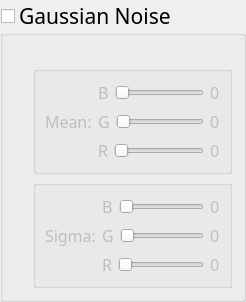
         <widget class="QGroupBox" name="groupBox_GaussianNoise">
          <property name="font">
           <font>
            <family>Microsoft YaHei Light</family>
            <pointsize>16</pointsize>
           </font>
          </property>
          <property name="title">
           <string>Gaussian Noise</string>
          </property>
          <property name="checkable">
           <bool>true</bool>
          </property>
          <property name="checked">
           <bool>false</bool>
          </property>
          <layout class="QVBoxLayout" name="verticalLayout_5">
           <property name="leftMargin">
            <number>30</number>
           </property>
           <property name="topMargin">
            <number>30</number>
           </property>
           <item>
            <widget class="QGroupBox" name="horizontalGroupBox_3">
             <layout class="QHBoxLayout" name="horizontalLayout_9" stretch="1,8">
              <item>
               <widget class="QLabel" name="label_4">
                <property name="font">
                 <font>
                  <family>Microsoft YaHei Light</family>
                  <pointsize>12</pointsize>
                 </font>
                </property>
                <property name="text">
                 <string>Mean:</string>
                </property>
               </widget>
              </item>
              <item>
               <layout class="QVBoxLayout" name="verticalLayout_6">
                <item>
                 <layout class="QHBoxLayout" name="horizontalLayout_10" stretch="1,10,1">
                  <item>
                   <widget class="QLabel" name="label_5">
                    <property name="font">
                     <font>
                      <family>Microsoft YaHei Light</family>
                      <pointsize>12</pointsize>
                     </font>
                    </property>
                    <property name="text">
                     <string>B</string>
                    </property>
                   </widget>
                  </item>
                  <item>
                   <widget class="QSlider" name="horizontalSlider_MeanB">
                    <property name="maximum">
                     <number>255</number>
                    </property>
                    <property name="orientation">
                     <enum>Qt::Horizontal</enum>
                    </property>
                   </widget>
                  </item>
                  <item>
                   <widget class="QLabel" name="label_MeanR">
                    <property name="font">
                     <font>
                      <family>Microsoft YaHei Light</family>
                      <pointsize>12</pointsize>
                     </font>
                    </property>
                    <property name="text">
                     <string>0</string>
                    </property>
                   </widget>
                  </item>
                 </layout>
                </item>
                <item>
                 <layout class="QHBoxLayout" name="horizontalLayout_11" stretch="1,10,1">
                  <item>
                   <widget class="QLabel" name="label_6">
                    <property name="font">
                     <font>
                      <family>Microsoft YaHei Light</family>
                      <pointsize>12</pointsize>
                     </font>
                    </property>
                    <property name="text">
                     <string>G</string>
                    </property>
                   </widget>
                  </item>
                  <item>
                   <widget class="QSlider" name="horizontalSlider_MeanG">
                    <property name="maximum">
                     <number>255</number>
                    </property>
                    <property name="orientation">
                     <enum>Qt::Horizontal</enum>
                    </property>
                   </widget>
                  </item>
                  <item>
                   <widget class="QLabel" name="label_MeanG">
                    <property name="font">
                     <font>
                      <family>Microsoft YaHei Light</family>
                      <pointsize>12</pointsize>
                     </font>
                    </property>
                    <property name="text">
                     <string>0</string>
                    </property>
                   </widget>
                  </item>
                 </layout>
                </item>
                <item>
                 <layout class="QHBoxLayout" name="horizontalLayout_12" stretch="1,10,1">
                  <item>
                   <widget class="QLabel" name="label_7">
                    <property name="font">
                     <font>
                      <family>Microsoft YaHei Light</family>
                      <pointsize>12</pointsize>
                     </font>
                    </property>
                    <property name="text">
                     <string>R</string>
                    </property>
                   </widget>
                  </item>
                  <item>
                   <widget class="QSlider" name="horizontalSlider_MeanR">
                    <property name="maximum">
                     <number>255</number>
                    </property>
                    <property name="orientation">
                     <enum>Qt::Horizontal</enum>
                    </property>
                   </widget>
                  </item>
                  <item>
                   <widget class="QLabel" name="label_MeanB">
                    <property name="font">
                     <font>
                      <family>Microsoft YaHei Light</family>
                      <pointsize>12</pointsize>
                     </font>
                    </property>
                    <property name="text">
                     <string>0</string>
                    </property>
                   </widget>
                  </item>
                 </layout>
                </item>
               </layout>
              </item>
             </layout>
            </widget>
           </item>
           <item>
            <widget class="QGroupBox" name="horizontalGroupBox_7">
             <layout class="QHBoxLayout" name="horizontalLayout_13" stretch="1,8">
              <item>
               <widget class="QLabel" name="label_11">
                <property name="font">
                 <font>
                  <family>Microsoft YaHei Light</family>
                  <pointsize>12</pointsize>
                 </font>
                </property>
                <property name="text">
                 <string>Sigma:</string>
                </property>
               </widget>
              </item>
              <item>
               <layout class="QVBoxLayout" name="verticalLayout_7">
                <item>
                 <layout class="QHBoxLayout" name="horizontalLayout_14" stretch="1,10,1">
                  <item>
                   <widget class="QLabel" name="label_12">
                    <property name="font">
                     <font>
                      <family>Microsoft YaHei Light</family>
                      <pointsize>12</pointsize>
                     </font>
                    </property>
                    <property name="text">
                     <string>B</string>
                    </property>
                   </widget>
                  </item>
                  <item>
                   <widget class="QSlider" name="horizontalSlider_SigmaB">
                    <property name="maximum">
                     <number>255</number>
                    </property>
                    <property name="orientation">
                     <enum>Qt::Horizontal</enum>
                    </property>
                   </widget>
                  </item>
                  <item>
                   <widget class="QLabel" name="label_SigmaR">
                    <property name="font">
                     <font>
                      <family>Microsoft YaHei Light</family>
                      <pointsize>12</pointsize>
                     </font>
                    </property>
                    <property name="text">
                     <string>0</string>
                    </property>
                   </widget>
                  </item>
                 </layout>
                </item>
                <item>
                 <layout class="QHBoxLayout" name="horizontalLayout_15" stretch="1,10,1">
                  <item>
                   <widget class="QLabel" name="label_14">
                    <property name="font">
                     <font>
                      <family>Microsoft YaHei Light</family>
                      <pointsize>12</pointsize>
                     </font>
                    </property>
                    <property name="text">
                     <string>G</string>
                    </property>
                   </widget>
                  </item>
                  <item>
                   <widget class="QSlider" name="horizontalSlider_SigmaG">
                    <property name="maximum">
                     <number>255</number>
                    </property>
                    <property name="orientation">
                     <enum>Qt::Horizontal</enum>
                    </property>
                   </widget>
                  </item>
                  <item>
                   <widget class="QLabel" name="label_SigmaG">
                    <property name="font">
                     <font>
                      <family>Microsoft YaHei Light</family>
                      <pointsize>12</pointsize>
                     </font>
                    </property>
                    <property name="text">
                     <string>0</string>
                    </property>
                   </widget>
                  </item>
                 </layout>
                </item>
                <item>
                 <layout class="QHBoxLayout" name="horizontalLayout_16" stretch="1,10,1">
                  <item>
                   <widget class="QLabel" name="label_16">
                    <property name="font">
                     <font>
                      <family>Microsoft YaHei Light</family>
                      <pointsize>12</pointsize>
                     </font>
                    </property>
                    <property name="text">
                     <string>R</string>
                    </property>
                   </widget>
                  </item>
                  <item>
                   <widget class="QSlider" name="horizontalSlider_SigmaR">
                    <property name="maximum">
                     <number>255</number>
                    </property>
                    <property name="orientation">
                     <enum>Qt::Horizontal</enum>
                    </property>
                   </widget>
                  </item>
                  <item>
                   <widget class="QLabel" name="label_SigmaB">
                    <property name="font">
                     <font>
                      <family>Microsoft YaHei Light</family>
                      <pointsize>12</pointsize>
                     </font>
                    </property>
                    <property name="text">
                     <string>0</string>
                    </property>
                   </widget>
                  </item>
                 </layout>
                </item>
               </layout>
              </item>
             </layout>
            </widget>
           </item>
          </layout>
         </widget>
